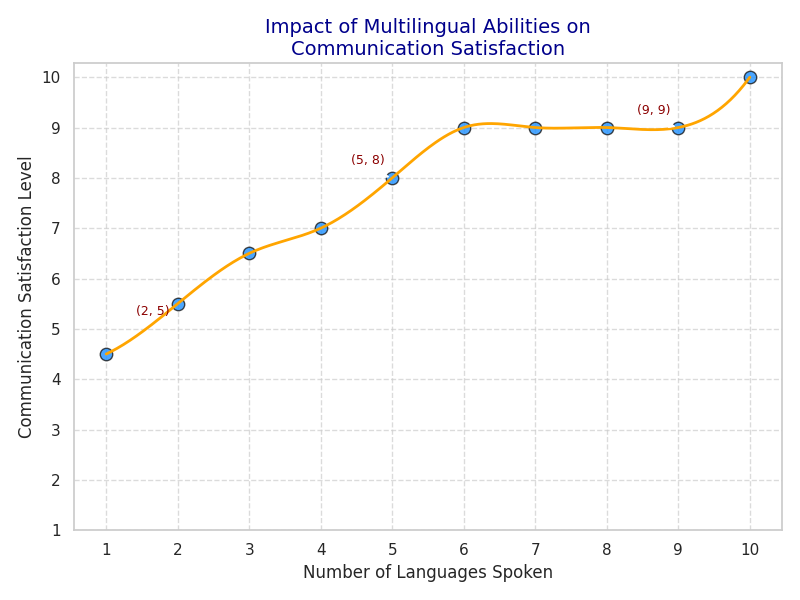

Recreate this plot in Python.
import numpy as np
import matplotlib.pyplot as plt
from scipy.interpolate import make_interp_spline

languages_spoken = np.array([1, 1, 2, 2, 3, 3, 4, 4, 5, 5, 6, 7, 8, 9, 10])
satisfaction_level = np.array([4, 5, 5, 6, 6, 7, 7, 7, 8, 8, 9, 9, 9, 9, 10])

unique_languages = np.unique(languages_spoken)
avg_satisfaction = [satisfaction_level[languages_spoken == lang].mean() for lang in unique_languages]
unique_languages = np.array(unique_languages)
avg_satisfaction = np.array(avg_satisfaction)

x_new = np.linspace(unique_languages.min(), unique_languages.max(), 300)
spline = make_interp_spline(unique_languages, avg_satisfaction, k=3)
y_smooth = spline(x_new)

fig, ax = plt.subplots(figsize=(8, 6))

ax.scatter(unique_languages, avg_satisfaction, color='dodgerblue', s=80, alpha=0.8, edgecolor='k')
ax.plot(x_new, y_smooth, color='orange', linewidth=2)
ax.set_title('Impact of Multilingual Abilities on\nCommunication Satisfaction', fontsize=14, color='darkblue')
ax.set_xlabel('Number of Languages Spoken', fontsize=12)
ax.set_ylabel('Communication Satisfaction Level', fontsize=12)
ax.set_xticks(np.arange(1, 11, 1))
ax.set_yticks(np.arange(1, 11, 1))
ax.grid(True, linestyle='--', alpha=0.7)

highlight_points = [(2, 5), (5, 8), (9, 9)]
for (x, y) in highlight_points:
    ax.annotate(f'({x}, {y})', xy=(x, y), xytext=(-30, 10),
                 textcoords='offset points', arrowprops=dict(arrowstyle='->', connectionstyle='arc3,rad=.2'),
                 fontsize=9, color='darkred')

plt.tight_layout()
plt.show()
